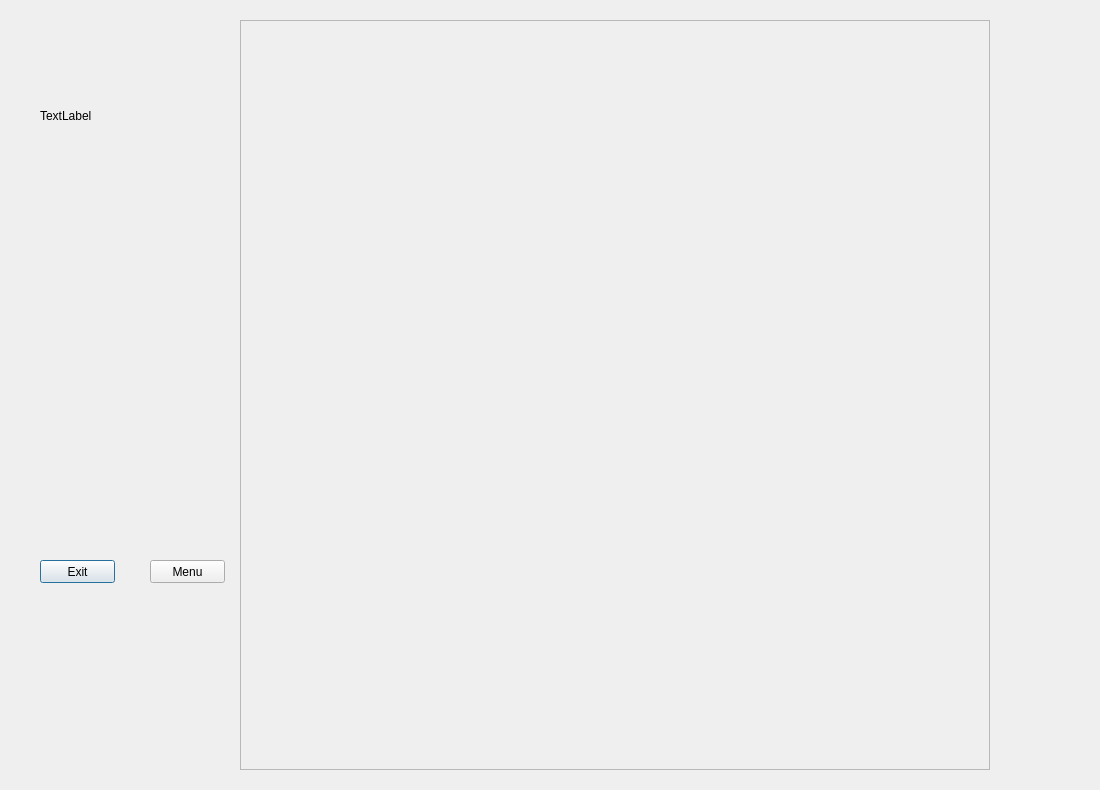
<?xml version="1.0" encoding="UTF-8"?>
<ui version="4.0">
 <class>Dialog</class>
 <widget class="QDialog" name="Dialog">
  <property name="geometry">
   <rect>
    <x>0</x>
    <y>0</y>
    <width>1100</width>
    <height>790</height>
   </rect>
  </property>
  <property name="windowTitle">
   <string>Dialog</string>
  </property>
  <widget class="QPushButton" name="exit_button">
   <property name="geometry">
    <rect>
     <x>40</x>
     <y>560</y>
     <width>75</width>
     <height>23</height>
    </rect>
   </property>
   <property name="text">
    <string>Exit</string>
   </property>
  </widget>
  <widget class="QPushButton" name="button">
   <property name="geometry">
    <rect>
     <x>150</x>
     <y>560</y>
     <width>75</width>
     <height>23</height>
    </rect>
   </property>
   <property name="text">
    <string>Menu</string>
   </property>
  </widget>
  <widget class="QFrame" name="game_frame">
   <property name="geometry">
    <rect>
     <x>240</x>
     <y>20</y>
     <width>750</width>
     <height>750</height>
    </rect>
   </property>
   <property name="frameShape">
    <enum>QFrame::StyledPanel</enum>
   </property>
   <property name="frameShadow">
    <enum>QFrame::Raised</enum>
   </property>
  </widget>
  <widget class="QLabel" name="label1">
   <property name="geometry">
    <rect>
     <x>40</x>
     <y>100</y>
     <width>181</width>
     <height>31</height>
    </rect>
   </property>
   <property name="text">
    <string>TextLabel</string>
   </property>
  </widget>
 </widget>
 <resources/>
 <connections/>
</ui>
